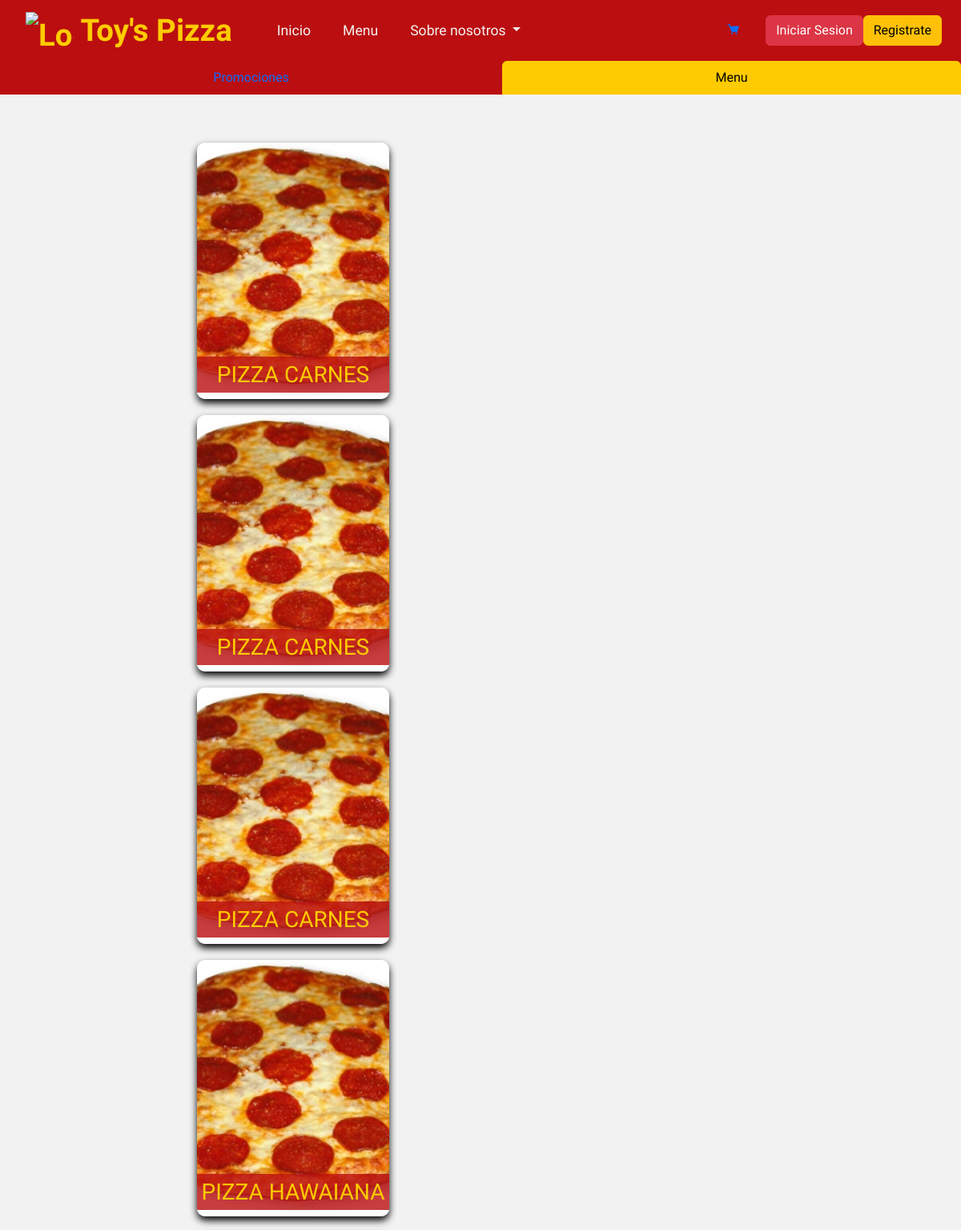
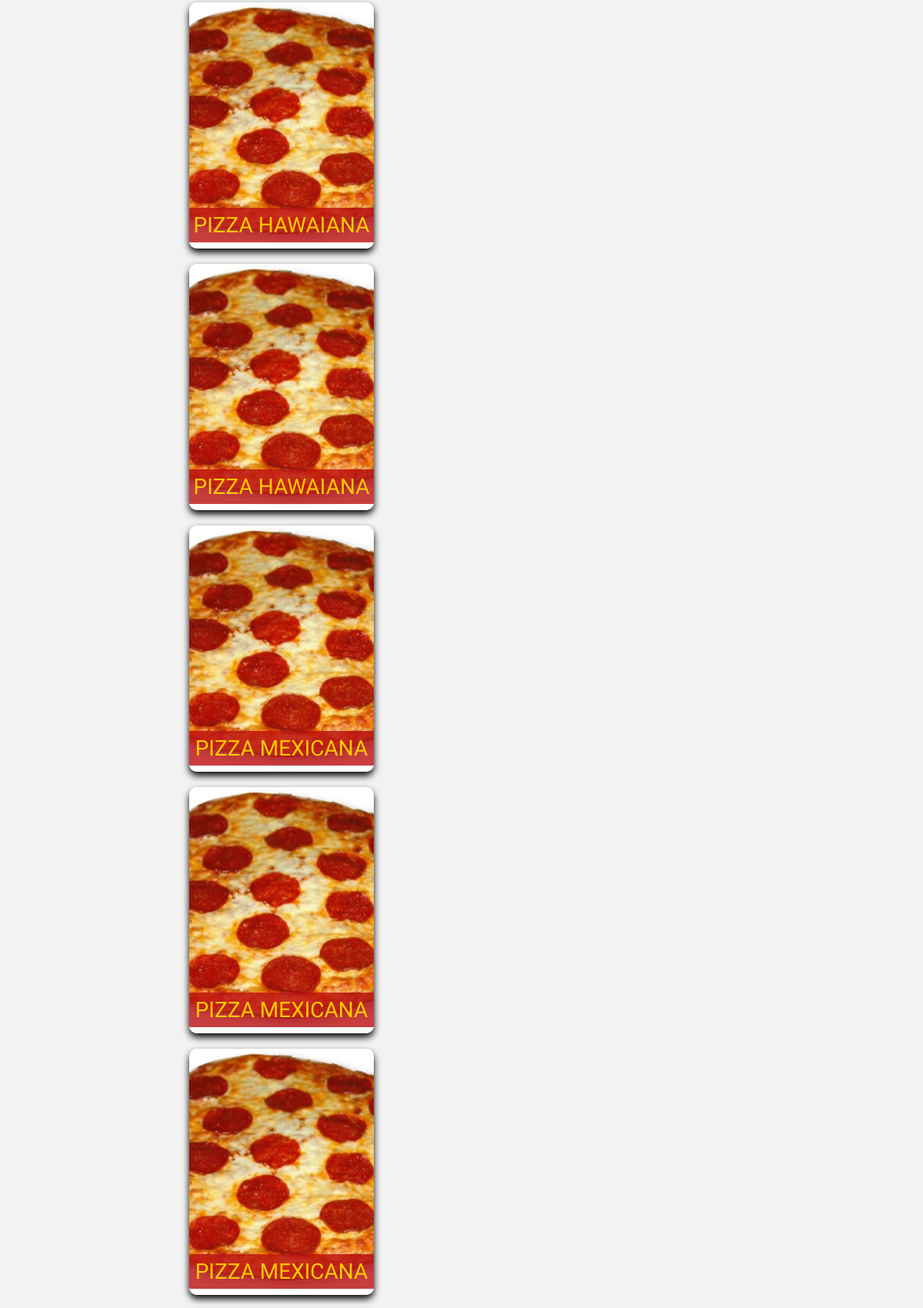
The app's page /views/menu-pizza.php (upper part) with its own data (2 pictures, top to bottom).
### tables this page shows
CREATE TABLE IF NOT EXISTS `PRODUCTOS` (
  `CODIGO` INT NOT NULL AUTO_INCREMENT,
  `NOMBRE` VARCHAR(50) NOT NULL,
  `TAMAÑO` VARCHAR(20) NOT NULL,
  `DESCRIPCION` MEDIUMTEXT NOT NULL,
  `PRECIO` DECIMAL NOT NULL,
  PRIMARY KEY (`CODIGO`));

### views/menu-pizza.php (the view, shortened to what this page needs)
<?php
include '../carrito/dbConfig.php';
?>
<!DOCTYPE html>
<html lang="en">
<head>
    <link href="https://cdn.jsdelivr.net/npm/bootstrap@5.3.0/dist/css/bootstrap.min.css" rel="stylesheet">
    <link rel="stylesheet" href="../css/boot.css">
    <link rel="stylesheet" href="https://unpkg.com/boxicons@latest/css/boxicons.min.css">
</head>
<body>
    <nav class="navbar navbar-expand-lg he">
        <div class="container-fluid">
            <a class="navbar-brand logo" href="../index.php">
                <img src="../img/pizza.png" alt="Logo" width="60" height="48" class="d-inline-block align-text-top">
                Toy's Pizza
              </a>
          <div class="collapse navbar-collapse" id="navbarSupportedContent">
            <ul class="navbar-nav me-auto mb-2 mb-lg-0">
              <li class="nav-item">
                <a class="nav-link active navtext" aria-current="page" href="#">Inicio</a>
              </li>
              <li class="nav-item">
                <a class="nav-link navtext" href="menu.php">Menu</a>
              </li>
              <li class="nav-item dropdown">
                <a class="nav-link dropdown-toggle navtext" href="#" role="button" data-bs-toggle="dropdown" aria-expanded="false">
                  Sobre nosotros
                </a>
              </li>
            </ul>
            <li class="nav-item">
            <a href="../carrito/viewCart.php" title="Ver carrito"><i class='bx bxs-cart'></i></a>
            </li>
              <li class="nav-item navtext">
                <div class="container">
                  <div class="d-flex justify-content">
                  <button type="button" class="btn btn-danger jus" data-bs-toggle="modal" data-bs-target="#login">Iniciar Sesion</button>
                  <button type="button" class="btn btn-warning" data-bs-toggle="modal" data-bs-target="#register">Registrate</button>
                  </div>
              </div>
              </li>
          </div>
        </div>
      </nav>
      <ul class="nav nav-tabs justify-content-center nav-fill">
        <li class="nav-item">
          <a class="nav-link" aria-current="page" href="menu.php">Promociones</a>
        </li>
        <li class="nav-item">
          <a class="nav-link active" href="#">Menu</a>
        </li>
      </ul>
      <section>
      <div class="container">
    <div id="products" class="row list-group">
        <?php
        $query = $db->query("SELECT * FROM PRODUCTOS ORDER BY CODIGO ");
        if($query->num_rows > 0){
            while($row = $query->fetch_assoc()){
        ?>
            <div class="carta col-12 col-lg-4">
            <div class="face front">
            <img src="../img/pepe.jpg">
            <h3><?php echo $row["NOMBRE"]; ?></h3>
            </div>
            <div class='face back'>
            <h3><?php echo $row["NOMBRE"]; ?></h3>
            <p><?php echo $row["DESCRIPCION"]; ?></p>
            <p><?php echo $row["TAMAÑO"];?></p>
            <div class='linka d-flex mb-lg-3'>
            <div class="row">
                        <div class="col-md-6">
                            <p class="lead"><?php echo '$'.$row["PRECIO"].' MX'; ?></p>
                        </div>
                        <div class="col-md-6">
                            <a class="btn butn-menu" href="../carrito/cartAction.php?action=addToCart&id=<?php echo $row["CODIGO"]; ?>">Agregar al carrito</a>
                        </div>
                    </div>
            </div>
            </div>
            </div>
        <?php } }else{ ?>
        <p>No hay productos...</p>
        <?php } ?>
    </div>
</div>
</section>
</body>
</html>

### css/boot.css (style rules this page uses)
* { padding: 0; margin: 0; box-sizing: border-box; font-family: Ysabeau Office; scroll-behavior: smooth; list-style: none; text-decoration: none; }
a { text-decoration: none; }
:root { --main-color:#FECB00; --text-color:#2A52D5; --bg-color:#BB0E10; --big-font:4rem; --h2-font:2.25rem; --p-font:0.9rem; }
body { color:var(--text-color); background-color:#F2F2F2 ; padding: 0; }
.logo { font-weight: 600 !important; font-size: 2.4rem !important; color: var(--main-color); }
.he { top: 0; right: 0; background-color: var(--bg-color) !important; }
.navtext { color: #f2f2f2 !important; }
.he a { font-size: 1.1rem; padding: 1px 20px !important; font-weight: 500; }
section { padding: 40px 17%; }
.nav-tabs { background-color:var(--bg-color); color: var(--text-color); border-color: var(--bg-color); }
.nav-tabs .nav-link.active { background-color: var(--main-color); border-color: var(--main-color); }
.carta { position: relative; width: 15rem; height: 20rem; margin-top: 20px; margin-left: 30px; }
.carta .face { position: absolute; width: 100%; height: 100%; backface-visibility: hidden; border-radius: 10px; overflow: hidden; transition: .5s; }
.carta .front { transform: perspective(600px) rotateY(0deg); box-shadow: 0 5px 10px #000; }
.carta .front img { position:absolute; width: 100%; height: 100%; object-fit: cover; }
.carta .front h3 { position:absolute; bottom: 0; width: 100%; height: 45px; object-fit: cover; line-height: 45px; color:var(--main-color); background:rgba(187, 14, 16, .8); text-align: center; }
.carta .back { transform: perspective(600px) rotateY(180deg); background: var(--bg-color); padding: 15px; color: var(--main-color); display: flex; flex-direction: column; justify-content: space-between; text-align: center; }
.carta .back .linka { border-top:solid 1px var(--main-color); height: 80px; line-height: 80px; }
.linka { display: inline-block; justify-content: center; align-items: center; }
.butn-menu { background: var(--main-color)!important; border-radius: 0.5rem; text-align: center; display: inline-block; height: 55px !important; width: 100px !important; font-size: 15px; }

### records on screen
productos: NOMBRE "PIZZA CARNES…"
productos: NOMBRE "PIZZA CARNES…"
productos: NOMBRE "PIZZA CARNES…"
productos: NOMBRE "PIZZA HAWAIANA"
productos: NOMBRE "PIZZA HAWAIANA"
productos: NOMBRE "PIZZA HAWAIANA"
productos: NOMBRE "PIZZA MEXICANA"
productos: NOMBRE "PIZZA MEXICANA"
productos: NOMBRE "PIZZA MEXICANA"
